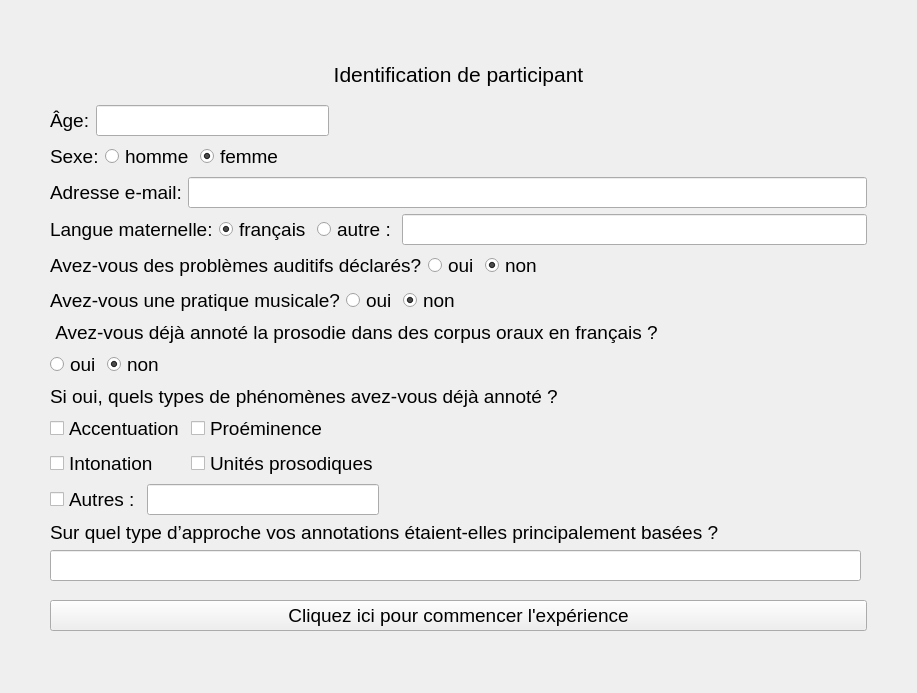
<?xml version="1.0" encoding="UTF-8"?>
<ui version="4.0">
 <class>ParticipantIdentifactionForm</class>
 <widget class="QWidget" name="ParticipantIdentifactionForm">
  <property name="geometry">
   <rect>
    <x>0</x>
    <y>0</y>
    <width>917</width>
    <height>693</height>
   </rect>
  </property>
  <property name="windowTitle">
   <string>Form</string>
  </property>
  <layout class="QGridLayout" name="gridLayout_9">
   <property name="leftMargin">
    <number>50</number>
   </property>
   <property name="topMargin">
    <number>50</number>
   </property>
   <property name="rightMargin">
    <number>50</number>
   </property>
   <property name="bottomMargin">
    <number>50</number>
   </property>
   <item row="11" column="0" colspan="2">
    <widget class="QLabel" name="labelAnnotationTypes">
     <property name="font">
      <font>
       <pointsize>14</pointsize>
      </font>
     </property>
     <property name="text">
      <string>Si oui, quels types de phénomènes avez-vous déjà annoté ?</string>
     </property>
    </widget>
   </item>
   <item row="3" column="0" colspan="2">
    <layout class="QGridLayout" name="gridLayoutAge">
     <item row="0" column="0">
      <widget class="QLabel" name="labelAge">
       <property name="font">
        <font>
         <pointsize>14</pointsize>
        </font>
       </property>
       <property name="text">
        <string>Âge:</string>
       </property>
      </widget>
     </item>
     <item row="0" column="1">
      <widget class="QLineEdit" name="lineEditAge">
       <property name="font">
        <font>
         <pointsize>14</pointsize>
        </font>
       </property>
       <property name="inputMask">
        <string/>
       </property>
       <property name="text">
        <string/>
       </property>
      </widget>
     </item>
     <item row="0" column="2">
      <spacer name="hspacerAge">
       <property name="orientation">
        <enum>Qt::Horizontal</enum>
       </property>
       <property name="sizeHint" stdset="0">
        <size>
         <width>538</width>
         <height>20</height>
        </size>
       </property>
      </spacer>
     </item>
    </layout>
   </item>
   <item row="6" column="0" colspan="2">
    <layout class="QGridLayout" name="gridLayoutL1">
     <item row="0" column="0">
      <widget class="QLabel" name="labelL1">
       <property name="font">
        <font>
         <pointsize>14</pointsize>
        </font>
       </property>
       <property name="text">
        <string>Langue maternelle:</string>
       </property>
      </widget>
     </item>
     <item row="0" column="1">
      <widget class="QRadioButton" name="radioButtonL1French">
       <property name="font">
        <font>
         <pointsize>14</pointsize>
        </font>
       </property>
       <property name="text">
        <string>français</string>
       </property>
       <property name="checked">
        <bool>true</bool>
       </property>
       <attribute name="buttonGroup">
        <string notr="true">buttonGroupL1</string>
       </attribute>
      </widget>
     </item>
     <item row="0" column="2">
      <widget class="QRadioButton" name="radioButtonL1Other">
       <property name="font">
        <font>
         <pointsize>14</pointsize>
        </font>
       </property>
       <property name="text">
        <string>autre :</string>
       </property>
       <attribute name="buttonGroup">
        <string notr="true">buttonGroupL1</string>
       </attribute>
      </widget>
     </item>
     <item row="0" column="3">
      <widget class="QLineEdit" name="lineEditL1">
       <property name="font">
        <font>
         <pointsize>14</pointsize>
        </font>
       </property>
       <property name="text">
        <string/>
       </property>
      </widget>
     </item>
    </layout>
   </item>
   <item row="7" column="0" colspan="2">
    <layout class="QGridLayout" name="gridLayoutHearingProblems">
     <item row="0" column="0">
      <widget class="QLabel" name="labelHearingProblems">
       <property name="sizePolicy">
        <sizepolicy hsizetype="Fixed" vsizetype="Fixed">
         <horstretch>0</horstretch>
         <verstretch>0</verstretch>
        </sizepolicy>
       </property>
       <property name="font">
        <font>
         <pointsize>14</pointsize>
        </font>
       </property>
       <property name="text">
        <string>Avez-vous des problèmes auditifs déclarés?</string>
       </property>
      </widget>
     </item>
     <item row="0" column="1">
      <widget class="QRadioButton" name="radioButtonHearingProbYes">
       <property name="font">
        <font>
         <pointsize>14</pointsize>
        </font>
       </property>
       <property name="text">
        <string>oui</string>
       </property>
       <attribute name="buttonGroup">
        <string notr="true">buttonGroupHearingProblems</string>
       </attribute>
      </widget>
     </item>
     <item row="0" column="2">
      <widget class="QRadioButton" name="radioButtonHearingProbNo">
       <property name="font">
        <font>
         <pointsize>14</pointsize>
        </font>
       </property>
       <property name="text">
        <string>non</string>
       </property>
       <property name="checked">
        <bool>true</bool>
       </property>
       <attribute name="buttonGroup">
        <string notr="true">buttonGroupHearingProblems</string>
       </attribute>
      </widget>
     </item>
     <item row="0" column="3">
      <spacer name="hspacerHearingProblems">
       <property name="orientation">
        <enum>Qt::Horizontal</enum>
       </property>
       <property name="sizeHint" stdset="0">
        <size>
         <width>40</width>
         <height>20</height>
        </size>
       </property>
      </spacer>
     </item>
    </layout>
   </item>
   <item row="1" column="0" colspan="2">
    <widget class="QLabel" name="labelIdentification">
     <property name="font">
      <font>
       <pointsize>16</pointsize>
      </font>
     </property>
     <property name="text">
      <string>Identification de participant</string>
     </property>
     <property name="alignment">
      <set>Qt::AlignCenter</set>
     </property>
    </widget>
   </item>
   <item row="10" column="0">
    <layout class="QGridLayout" name="gridLayoutAnnotationExperience">
     <item row="0" column="0">
      <widget class="QRadioButton" name="radioButtonAnnotExperienceYes">
       <property name="font">
        <font>
         <pointsize>14</pointsize>
        </font>
       </property>
       <property name="text">
        <string>oui</string>
       </property>
       <attribute name="buttonGroup">
        <string notr="true">buttonGroupAnnotationExperience</string>
       </attribute>
      </widget>
     </item>
     <item row="0" column="1">
      <widget class="QRadioButton" name="radioButtonAnnotExperienceNo">
       <property name="font">
        <font>
         <pointsize>14</pointsize>
        </font>
       </property>
       <property name="text">
        <string>non</string>
       </property>
       <property name="checked">
        <bool>true</bool>
       </property>
       <attribute name="buttonGroup">
        <string notr="true">buttonGroupAnnotationExperience</string>
       </attribute>
      </widget>
     </item>
     <item row="0" column="2">
      <spacer name="horizontalSpacer_2">
       <property name="orientation">
        <enum>Qt::Horizontal</enum>
       </property>
       <property name="sizeHint" stdset="0">
        <size>
         <width>40</width>
         <height>20</height>
        </size>
       </property>
      </spacer>
     </item>
    </layout>
   </item>
   <item row="12" column="0" colspan="2">
    <layout class="QGridLayout" name="gridLayoutAnnotationTypes">
     <item row="2" column="1" colspan="2">
      <widget class="QLineEdit" name="lineEditAnnotOther">
       <property name="font">
        <font>
         <pointsize>14</pointsize>
        </font>
       </property>
       <property name="text">
        <string/>
       </property>
      </widget>
     </item>
     <item row="2" column="0">
      <widget class="QCheckBox" name="checkBoxAnnotOther">
       <property name="font">
        <font>
         <pointsize>14</pointsize>
        </font>
       </property>
       <property name="text">
        <string>Autres :</string>
       </property>
      </widget>
     </item>
     <item row="1" column="0" colspan="2">
      <widget class="QCheckBox" name="checkBoxAnnotIntonation">
       <property name="font">
        <font>
         <pointsize>14</pointsize>
        </font>
       </property>
       <property name="text">
        <string>Intonation</string>
       </property>
      </widget>
     </item>
     <item row="0" column="0" colspan="2">
      <widget class="QCheckBox" name="checkBoxAnnotAccentuation">
       <property name="font">
        <font>
         <pointsize>14</pointsize>
        </font>
       </property>
       <property name="text">
        <string>Accentuation</string>
       </property>
      </widget>
     </item>
     <item row="0" column="2">
      <widget class="QCheckBox" name="checkBoxAnnotProminence">
       <property name="font">
        <font>
         <pointsize>14</pointsize>
        </font>
       </property>
       <property name="text">
        <string>Proéminence</string>
       </property>
      </widget>
     </item>
     <item row="1" column="2">
      <widget class="QCheckBox" name="checkBoxAnnotProsodicUnits">
       <property name="font">
        <font>
         <pointsize>14</pointsize>
        </font>
       </property>
       <property name="text">
        <string>Unités prosodiques</string>
       </property>
      </widget>
     </item>
     <item row="1" column="3">
      <spacer name="horizontalSpacer">
       <property name="orientation">
        <enum>Qt::Horizontal</enum>
       </property>
       <property name="sizeHint" stdset="0">
        <size>
         <width>40</width>
         <height>20</height>
        </size>
       </property>
      </spacer>
     </item>
    </layout>
   </item>
   <item row="17" column="0" colspan="2">
    <spacer name="verticalSpacerBottom">
     <property name="orientation">
      <enum>Qt::Vertical</enum>
     </property>
     <property name="sizeHint" stdset="0">
      <size>
       <width>20</width>
       <height>40</height>
      </size>
     </property>
    </spacer>
   </item>
   <item row="8" column="0" colspan="2">
    <layout class="QGridLayout" name="gridLayoutMusicalTraining">
     <item row="0" column="0">
      <widget class="QLabel" name="labelMusicalTraining">
       <property name="font">
        <font>
         <pointsize>14</pointsize>
        </font>
       </property>
       <property name="text">
        <string>Avez-vous une pratique musicale?</string>
       </property>
      </widget>
     </item>
     <item row="0" column="1">
      <widget class="QRadioButton" name="radioButtonMusicalTrainingYes">
       <property name="font">
        <font>
         <pointsize>14</pointsize>
        </font>
       </property>
       <property name="text">
        <string>oui</string>
       </property>
       <attribute name="buttonGroup">
        <string notr="true">buttonGroupMusicalTraining</string>
       </attribute>
      </widget>
     </item>
     <item row="0" column="2">
      <widget class="QRadioButton" name="radioButtonMusicalTrainingNo">
       <property name="font">
        <font>
         <pointsize>14</pointsize>
        </font>
       </property>
       <property name="text">
        <string>non</string>
       </property>
       <property name="checked">
        <bool>true</bool>
       </property>
       <attribute name="buttonGroup">
        <string notr="true">buttonGroupMusicalTraining</string>
       </attribute>
      </widget>
     </item>
     <item row="0" column="3">
      <spacer name="hspacerMusicalTraining">
       <property name="orientation">
        <enum>Qt::Horizontal</enum>
       </property>
       <property name="sizeHint" stdset="0">
        <size>
         <width>40</width>
         <height>20</height>
        </size>
       </property>
      </spacer>
     </item>
    </layout>
   </item>
   <item row="5" column="0" colspan="2">
    <layout class="QGridLayout" name="gridLayoutEmail">
     <item row="0" column="0">
      <widget class="QLabel" name="labelEmail">
       <property name="font">
        <font>
         <pointsize>14</pointsize>
        </font>
       </property>
       <property name="text">
        <string>Adresse e-mail:</string>
       </property>
      </widget>
     </item>
     <item row="0" column="1">
      <widget class="QLineEdit" name="lineEditEmail">
       <property name="font">
        <font>
         <pointsize>14</pointsize>
        </font>
       </property>
       <property name="text">
        <string/>
       </property>
      </widget>
     </item>
    </layout>
   </item>
   <item row="9" column="0" colspan="2">
    <widget class="QLabel" name="labelAnnotationExperience">
     <property name="font">
      <font>
       <pointsize>14</pointsize>
      </font>
     </property>
     <property name="text">
      <string> Avez-vous déjà annoté la prosodie dans des corpus oraux en français ?</string>
     </property>
     <property name="wordWrap">
      <bool>true</bool>
     </property>
    </widget>
   </item>
   <item row="0" column="0" colspan="2">
    <spacer name="verticalSpacerTop">
     <property name="orientation">
      <enum>Qt::Vertical</enum>
     </property>
     <property name="sizeHint" stdset="0">
      <size>
       <width>20</width>
       <height>40</height>
      </size>
     </property>
    </spacer>
   </item>
   <item row="15" column="0" colspan="2">
    <spacer name="verticalSpacerBeforeButton">
     <property name="orientation">
      <enum>Qt::Vertical</enum>
     </property>
     <property name="sizeHint" stdset="0">
      <size>
       <width>20</width>
       <height>40</height>
      </size>
     </property>
    </spacer>
   </item>
   <item row="4" column="0" colspan="2">
    <layout class="QGridLayout" name="gridLayoutSex">
     <item row="0" column="0">
      <widget class="QLabel" name="labelSex">
       <property name="font">
        <font>
         <pointsize>14</pointsize>
        </font>
       </property>
       <property name="text">
        <string>Sexe:</string>
       </property>
      </widget>
     </item>
     <item row="0" column="1">
      <widget class="QRadioButton" name="radioButtonSexMale">
       <property name="font">
        <font>
         <pointsize>14</pointsize>
        </font>
       </property>
       <property name="text">
        <string>homme</string>
       </property>
       <attribute name="buttonGroup">
        <string notr="true">buttonGroupSex</string>
       </attribute>
      </widget>
     </item>
     <item row="0" column="2">
      <widget class="QRadioButton" name="radioButtonSexFemale">
       <property name="font">
        <font>
         <pointsize>14</pointsize>
        </font>
       </property>
       <property name="text">
        <string>femme</string>
       </property>
       <property name="checked">
        <bool>true</bool>
       </property>
       <attribute name="buttonGroup">
        <string notr="true">buttonGroupSex</string>
       </attribute>
      </widget>
     </item>
     <item row="0" column="3">
      <spacer name="hspacerSex">
       <property name="orientation">
        <enum>Qt::Horizontal</enum>
       </property>
       <property name="sizeHint" stdset="0">
        <size>
         <width>328</width>
         <height>20</height>
        </size>
       </property>
      </spacer>
     </item>
    </layout>
   </item>
   <item row="2" column="0" colspan="2">
    <spacer name="verticalSpacerBeforeQuestions">
     <property name="orientation">
      <enum>Qt::Vertical</enum>
     </property>
     <property name="sizeHint" stdset="0">
      <size>
       <width>20</width>
       <height>40</height>
      </size>
     </property>
    </spacer>
   </item>
   <item row="13" column="0">
    <widget class="QLabel" name="labelTheoreticalBackground">
     <property name="font">
      <font>
       <pointsize>14</pointsize>
      </font>
     </property>
     <property name="text">
      <string>Sur quel type d’approche vos annotations étaient-elles principalement basées ?</string>
     </property>
    </widget>
   </item>
   <item row="16" column="0" colspan="2">
    <widget class="QPushButton" name="buttonFinished">
     <property name="font">
      <font>
       <pointsize>14</pointsize>
      </font>
     </property>
     <property name="text">
      <string>Cliquez ici pour commencer l'expérience</string>
     </property>
    </widget>
   </item>
   <item row="14" column="0">
    <widget class="QLineEdit" name="lineEditBackground">
     <property name="font">
      <font>
       <pointsize>14</pointsize>
      </font>
     </property>
     <property name="text">
      <string/>
     </property>
    </widget>
   </item>
  </layout>
 </widget>
 <tabstops>
  <tabstop>lineEditAge</tabstop>
  <tabstop>radioButtonSexMale</tabstop>
  <tabstop>radioButtonSexFemale</tabstop>
  <tabstop>lineEditEmail</tabstop>
  <tabstop>radioButtonL1French</tabstop>
  <tabstop>radioButtonL1Other</tabstop>
  <tabstop>lineEditL1</tabstop>
  <tabstop>radioButtonHearingProbYes</tabstop>
  <tabstop>radioButtonHearingProbNo</tabstop>
  <tabstop>radioButtonMusicalTrainingYes</tabstop>
  <tabstop>radioButtonMusicalTrainingNo</tabstop>
  <tabstop>radioButtonAnnotExperienceYes</tabstop>
  <tabstop>radioButtonAnnotExperienceNo</tabstop>
  <tabstop>checkBoxAnnotAccentuation</tabstop>
  <tabstop>checkBoxAnnotProminence</tabstop>
  <tabstop>checkBoxAnnotIntonation</tabstop>
  <tabstop>checkBoxAnnotProsodicUnits</tabstop>
  <tabstop>checkBoxAnnotOther</tabstop>
  <tabstop>lineEditAnnotOther</tabstop>
  <tabstop>lineEditBackground</tabstop>
  <tabstop>buttonFinished</tabstop>
 </tabstops>
 <resources/>
 <connections/>
 <buttongroups>
  <buttongroup name="buttonGroupL1"/>
  <buttongroup name="buttonGroupSex"/>
  <buttongroup name="buttonGroupHearingProblems"/>
  <buttongroup name="buttonGroupMusicalTraining"/>
  <buttongroup name="buttonGroupAnnotationExperience"/>
 </buttongroups>
</ui>
